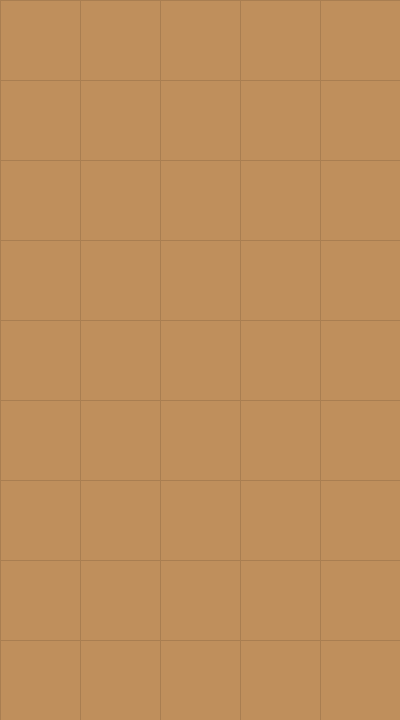
Frame 1 (no input)
Frame 60 (the mouse pressed at the canvas centre just before this capture): identical to frame 1, image omitted
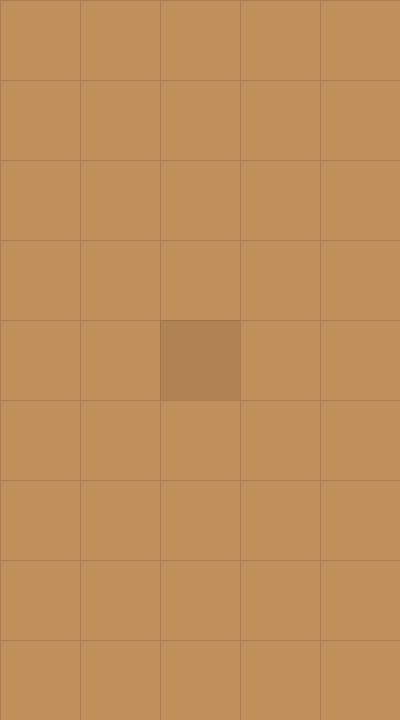
Frame 120 (the mouse held since frame 60 and released just before this capture)

The Processing sketch that drew these frames (run headless with seeded random() and noise(); from frame 60 on, the mouse is pressed at the canvas centre):

// Processing sketch: farm
// ── farm.pde
int cw, ch, ss;
Tile tiles[][];

void setup() {
  size(400, 720);
  ss = 80;
  cw = width/ss;
  ch = height/ss;

  tiles = new Tile[cw][ch];
  for (int j = 0; j < ch; j++) {
    for (int i = 0; i < cw; i++) {
      tiles[i][j] = new Tile(i, j);
    }
  }
}

void draw() {
  stroke(0, 30);
  for (int j = 0; j < ch; j++) {
    for (int i = 0; i < cw; i++) {
      tiles[i][j].update();
      tiles[i][j].show();
    }
  }
}

void mousePressed() {
  int mx = mouseX/ss;
  int my = mouseY/ss;
  tiles[mx][my].water(1);
}

class Tile {
  int water;
  int x, y;
  int time;
  Tile(int x, int y) {
    this.x = x; 
    this.y = y;
    water = 0;
  }
  void update() {
    time--;
    if (time == 0 && water > 0) {
      time = 60*30;
      water--;
    }
  }
  void show() { 
    fill(lerpColor(#BF8F5C, #795228, water*0.2));  
    rect(x*ss, y*ss, ss, ss);
  }
  void water(int w) {
    water += w;
    time = 60*30;
  }
}
